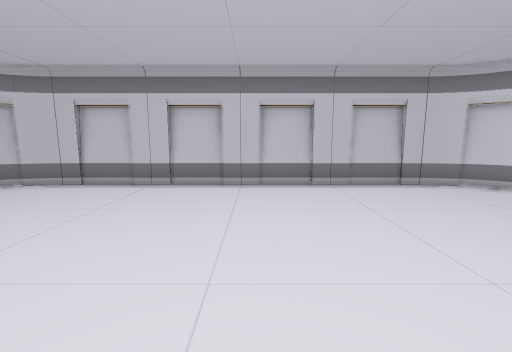
view 1 (above)

20 first-person views from a walk through a scene from a Unity 3-D project. The camera is 1.5 m above the floor, tilts 8° down and sees 90° across. The floor is counted in squares, 1 m on a side. Each view is taken from the middle of a square. On the plan, view 1 faces up. The plan holds only what a view shows up to about 13 squares ahead; the rest is blank. The place goes on beyond the plan.

view 2
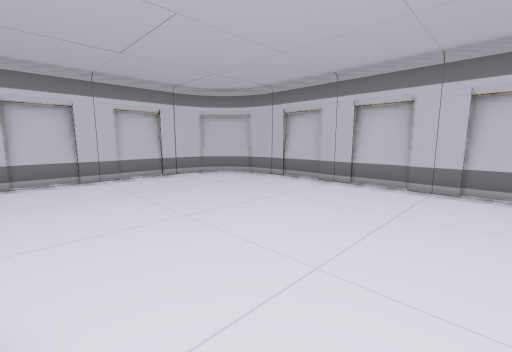

view 3
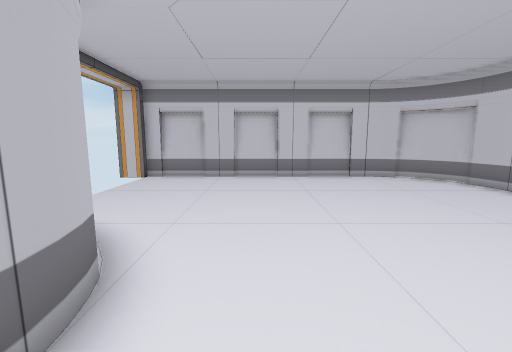

view 4
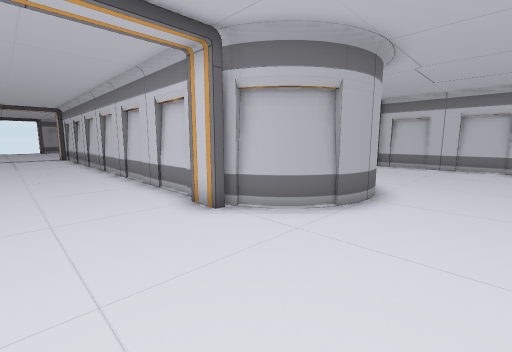

view 5
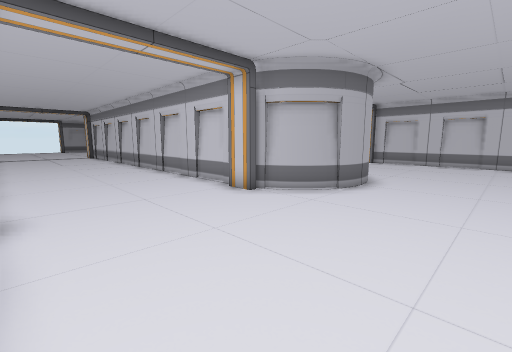

view 6
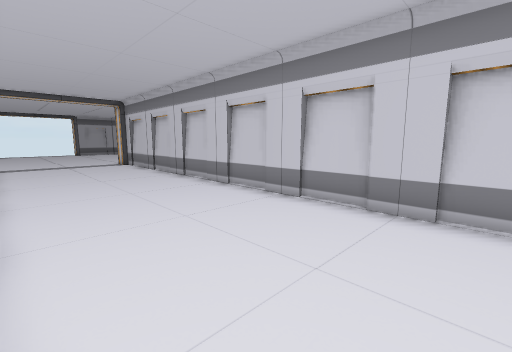

view 7
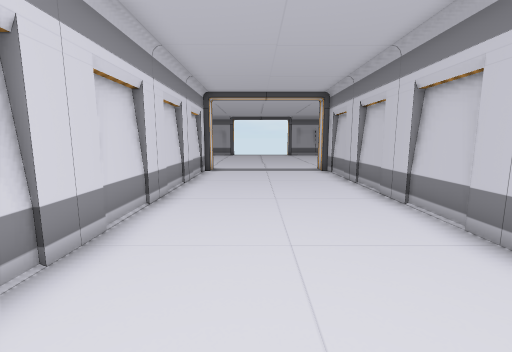

view 8
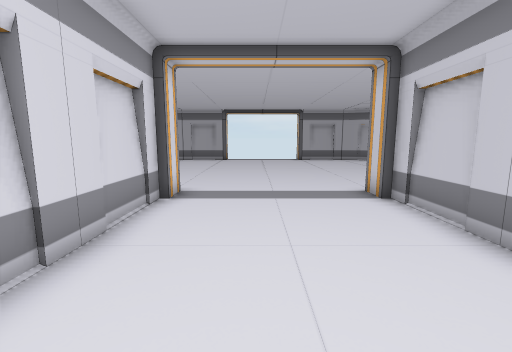

view 9
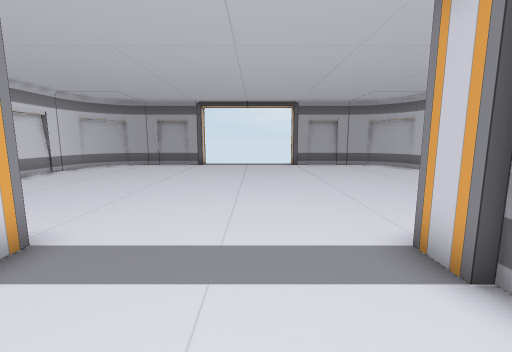

view 10
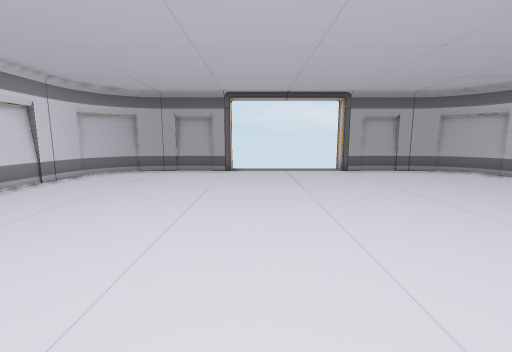

view 11
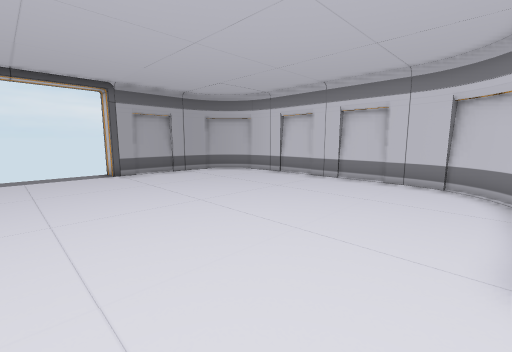

view 12
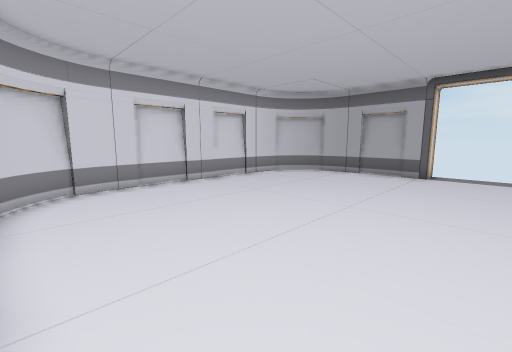

view 13
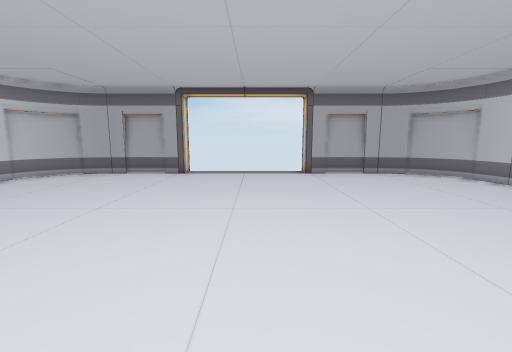

view 14
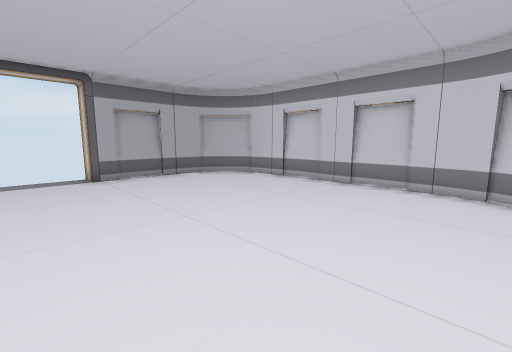

view 15
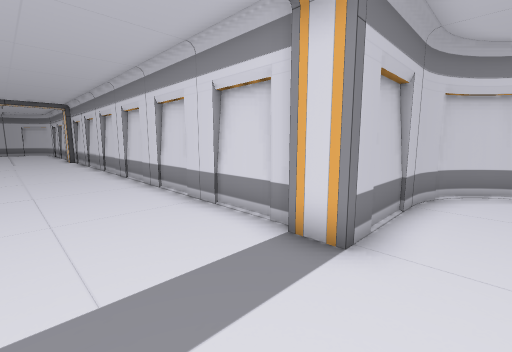

view 16
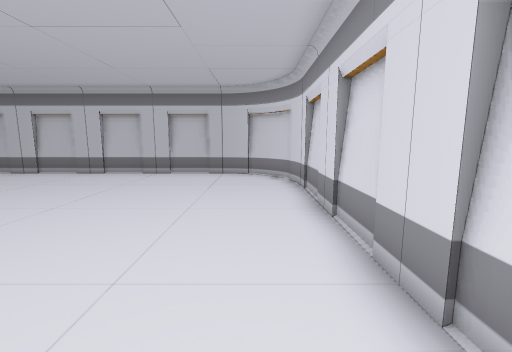

view 17
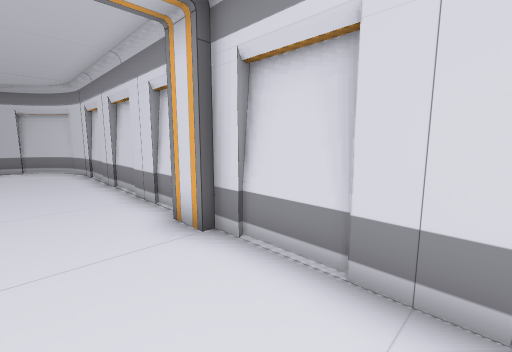

view 18
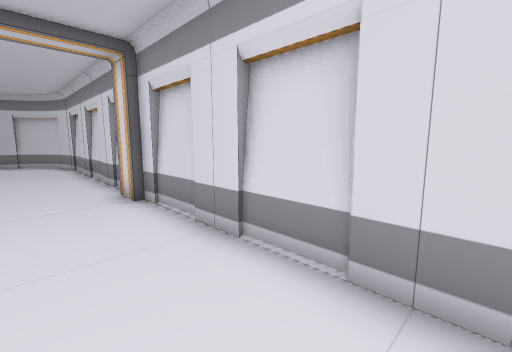

view 19
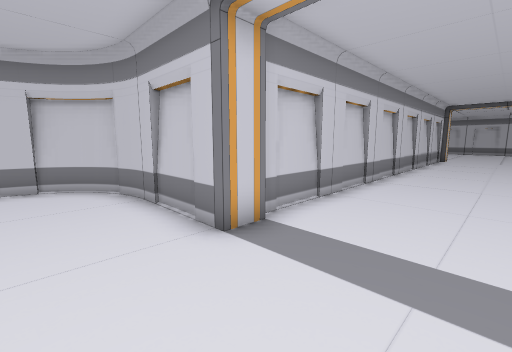

view 20
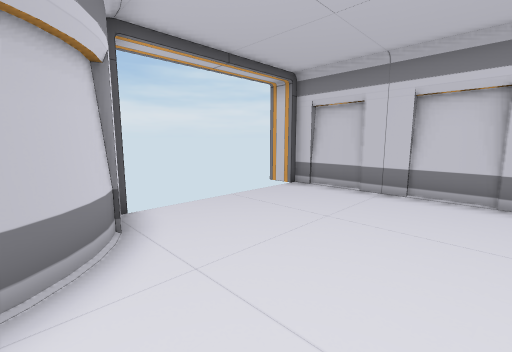

### Floor plan
Points are (right, up) in squares from view 1. A wall is a line through its corners. A room is listed if a view was taken in it or the views show most of it. See-through windows are left out.
Room 1 (views 1, 2, 3, 4, 5, 6, 7, 8, 9, 10, 11, 12, 13, 14, 15, 16, 17, 18, 19, 20)
walls: (2.7, -21.5) (2.7, -22.5) (-1, -22.5) (-1.7, -22.7); (2.4, -3.7) (2.4, -21.5); (8.5, -21.5) (8.5, -3.5); (-0.8, -22.5) (-1.3, -22.6); (2.7, -2.4) (2.7, -3.5); (-1.7, -22.6) (-2.3, -22.9) (-3, -23.6) (-3.4, -24.4); (2.2, -2.3) (2.4, -2.7); (8.3, -3.6) (8.3, -2.5); (-2.1, -22.9) (-2.7, -23.3) (-3.2, -23.9); (-3.4, -2.8) (-3.3, -2.3); (0.9, -1) (1.6, -1.4) (2, -2); (-3.2, -2.4) (-2.9, -1.8) (-2.4, -1.3); (8.5, -1.9) (8.5, 6) (8.3, 6.7) (8.1, 7.1); (0.6, -0.8) (1.2, -1.1) (1.8, -1.7) (2.2, -2.5); (-3, -2.1) (-2.5, -1.4) (-1.9, -1); (0.2, -0.6) (0.7, -0.7); (-3.2, -24.3) (-3.4, -24.7); (-0.6, -0.5) (-0.1, -0.5) (0.4, -0.6); (-1.7, -0.8) (-1.3, -0.6) (-0.9, -0.5); (12, -22.5) (8.3, -22.5) (8.3, -21.5); (-1, -0.5) (-0.4, -0.5); (-3.4, -24.6) (-3.5, -25.2); (-3.6, -25) (-3.6, -32); (12.7, -22.8) (12.3, -22.6) (11.8, -22.5); (14, -23.6) (13.4, -23) (12.7, -22.7); (14.2, -23.9) (13.7, -23.3); (14.3, -24.3) (13.9, -23.4) (13, -22.8); (14.4, -24.8) (14.2, -24.3); (14.5, -25.1) (14.4, -24.6); (8.5, 5.8) (8.4, 6.3); (-3.5, -31.9) (-3.4, -32.4); (-3.4, -32.2) (-3.3, -32.6); (-3.4, -32.7) (-3.1, -33.2); (8.2, 7.1) (7.9, 7.5); (7.9, 7.4) (7.4, 8) (6.6, 8.4); (-3.2, -33.1) (-2.7, -33.7) (-2, -34.2); (7.6, 7.8) (7.1, 8.2); (-2.9, -33.5) (-2.3, -34) (-1.7, -34.4); (6.8, 8.2) (6.3, 8.4); (6.4, 8.4) (5.9, 8.5); (-1.7, -34.2) (-1.3, -34.4); (6, 8.6) (-7, 8.6); (-1.4, -34.4) (-0.9, -34.5); (-1, -34.5) (2.7, -34.5) (2.7, -35.5); (14.6, -32) (14.6, -25); (14.4, -32.3) (14.5, -31.8); (14.2, -32.7) (14.4, -32.2); (-9.6, 6) (-9.6, -3.5); (-9.4, 6.3) (-9.5, 5.8); (8.3, -35.5) (8.3, -34.5) (12, -34.5) (12.7, -34.3); (-9.3, 6.7) (-9.4, 6.2); (11.8, -34.5) (12.4, -34.4); (13.5, -33.9) (14, -33.4) (14.4, -32.7); (12.6, -34.4) (13.2, -34.1); (13.1, -34.2) (13.6, -33.8) (14.1, -33.1); (-6.9, 8.5) (-7.3, 8.4); (-7.2, 8.4) (-7.7, 8.3); (-7.6, 8.4) (-8.4, 8) (-9, 7.4) (-9.4, 6.6); (-8.1, 8.2) (-8.7, 7.7) (-9.2, 7.1)

Positions as (right, up) in squares from view 1, and headings:
1: (0, 0), facing up
2: (1, 0), facing up-left
3: (1, 1), facing left
4: (6, 2), facing down-left
5: (8, 3), facing down-left
6: (8, -5), facing down-left
7: (6, -9), facing down
8: (6, -15), facing down
9: (5, -19), facing down
10: (7, -22), facing down
11: (6, -23), facing down-left
12: (6, -23), facing down-right
13: (5, -23), facing down
14: (5, -24), facing down-left
15: (5, -24), facing up-right
16: (7, -3), facing up
17: (6, -7), facing up-right
18: (6, -10), facing up-right
19: (6, -25), facing up-left
20: (-2, 2), facing down-left
